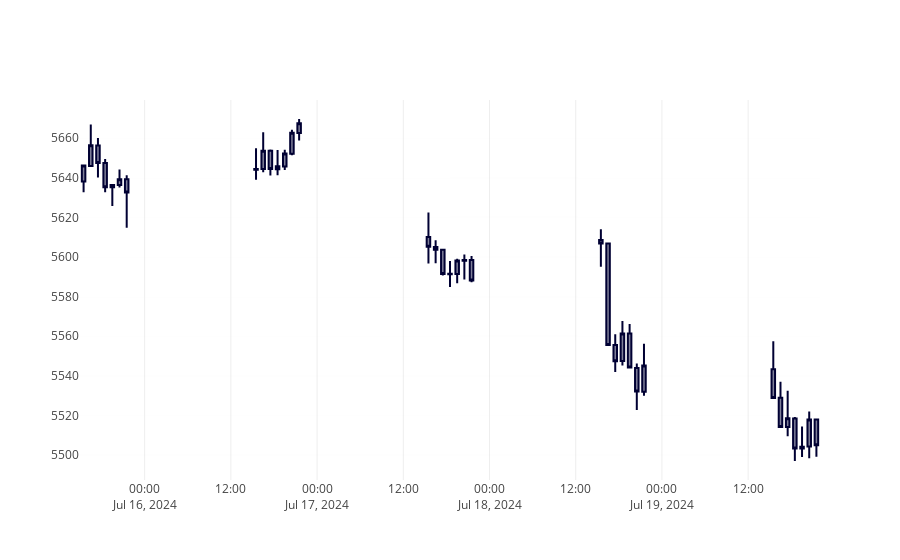

Write notebook code for a chart like this one.
### Code cell
# Paso 4: Crear el gráfico de Plotly
fig = go.Figure(data=[go.Candlestick(
    x=data.index,
    open=data['Open'],
    high=data['High'],
    low=data['Low'],
    close=data['Close']
)])

# Actualizar el eje x para eliminar los gaps de fechas faltantes
#fig.update_xaxes(rangebreaks=[dict(values=missing_dates)])

fig.update_layout(xaxis_title='', yaxis_title='',
                  yaxis=dict(
                            gridcolor='rgba(200, 200, 200, 0.03)',
                            gridwidth=1
                    ),
                  xaxis_rangeslider_visible=False,
                  height=700,
                  dragmode='drawline',
                  shapes=[],
                  newshape=dict(line=dict(color="red")),
                  modebar_add=['drawline','eraseshape'],
                  showlegend=False)

# Mostrar el gráfico
fig.show()
